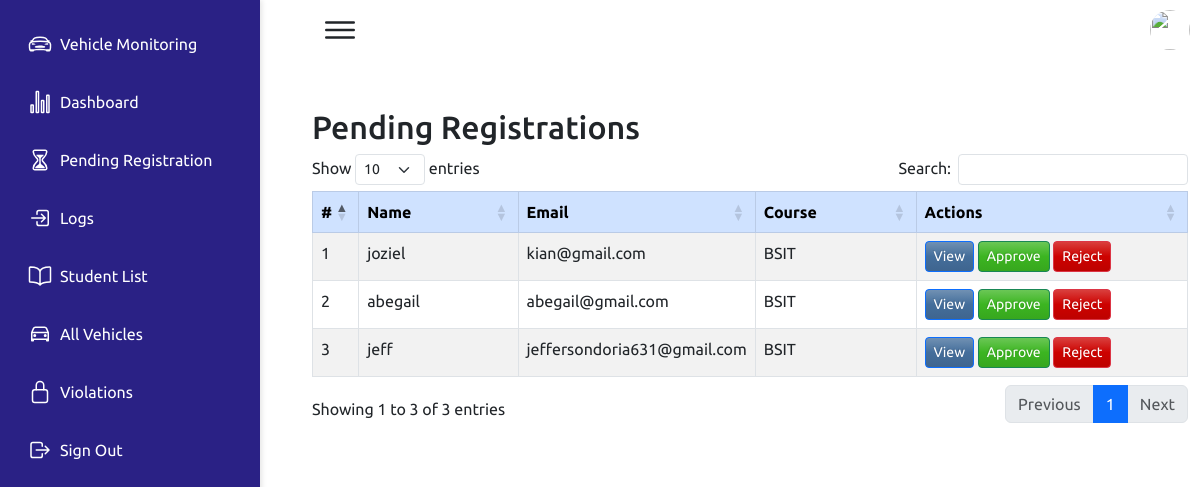
Before: /pending-registration (signed in) with the older database file.
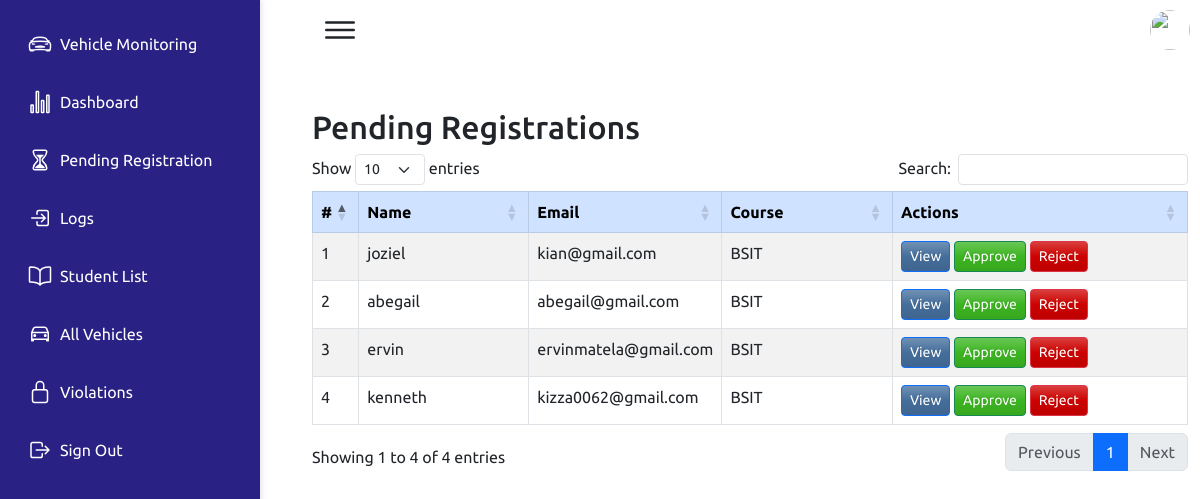
After: the same page with the newer database file.
### qrapp/models.py (models this page shows, shortened)
class Student(models.Model):
    student_id = models.CharField(max_length=20, unique=True)
    username = models.CharField(max_length=50)
    first_name = models.CharField(max_length=50, blank=True, null=True)
    last_name = models.CharField(max_length=50, blank=True, null=True)
    email = models.EmailField(unique=True)
    course = models.CharField(max_length=100)
    year = models.CharField(max_length=10)
    major = models.CharField(max_length=100)
    password = models.CharField(max_length=128, blank=True, null=False)

### qrapp/views.py (the view)
# urls.py: path('pending-registration', views.pending_registration, name='pending-registration'),
def pending_registration(request):
    registrations = Student.objects.all()  # Ensure you're filtering for pending registrations if necessary
    context = {'registrations': registrations}
    return render(request, 'qrapp/pending-registration.html', context)

### qrapp/templates/qrapp/pending-registration.html (shortened to what this page needs)
{% extends "qrapp/base.html" %}
{% load static %}
{% block content %}
<div class="container mt-4">
    <h2>Pending Registrations</h2>
    <table id="registrationsTable" class="table table-striped table-bordered">
        <thead class="table-primary">
            <tr>
                <th>#</th>
                <th>Name</th>
                <th>Email</th>
                <th>Course</th>
                <th>Actions</th>
            </tr>
        </thead>
        <tbody>
            {% for registration in registrations %}
            <tr>
                <td>{{ forloop.counter }}</td>
                <td>{{ registration.username }}</td>
                <td>{{ registration.email }}</td>
                <td>{{ registration.course }}</td>
                <td>
                    <a href="#" class="btn btn-primary btn-sm" data-bs-toggle="modal" data-bs-target="#studentModal"
                       data-id="{{ registration.id }}" data-username="{{ registration.username }}"
                       data-email="{{ registration.email }}" data-first-name="{{ registration.first_name }}"
                       data-last-name="{{ registration.last_name }}" data-course="{{ registration.course }}"
                       data-year="{{ registration.year }}" data-major="{{ registration.major }}"
                       data-or-upload="{{ registration.or_upload.url }}" data-cr-upload="{{ registration.cr_upload.url }}"
                       data-license-upload="{{ registration.license_upload.url }}">View</a>
                    <a href="{% url 'approve_student' registration.id %}" class="btn btn-success btn-sm">Approve</a>
                    <a href="#" class="btn btn-danger btn-sm">Reject</a>
                </td>
            </tr>
            {% empty %}
            <tr>
                <td colspan="5">No pending registrations</td>
            </tr>
            {% endfor %}
        </tbody>
    </table>
</div>
<link href="https://cdn.jsdelivr.net/npm/bootstrap@5.3.0/dist/css/bootstrap.min.css" rel="stylesheet">
<link rel="stylesheet" href="https://cdn.datatables.net/1.13.5/css/dataTables.bootstrap5.min.css">
{% endblock %}

Changed rows visible on the page:
removed Student: username "jeff", email "jeffersondoria631@gmail.com", course "BSIT"
added Student: username "ervin", email "ervinmatela@gmail.com", course "BSIT"
added Student: username "kenneth", email "kizza0062@gmail.com", course "BSIT"
Other visible differences:
text written by a page script: "Show entries Search: Showing 1 to 3 of 3 entries Previous 1 Next" → "Show entries Search: Showing 1 to 4 of 4 entries Previous 1 Next"
